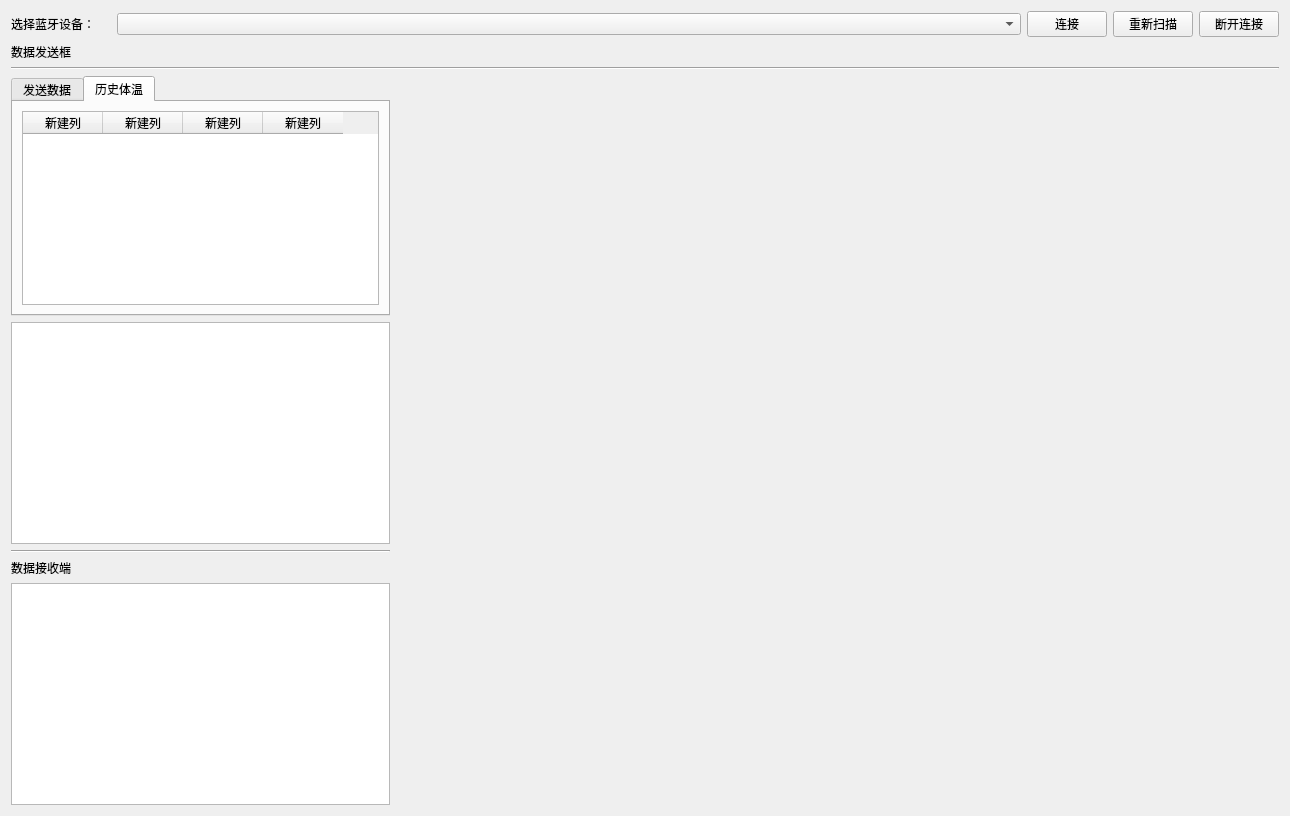
<?xml version="1.0" encoding="UTF-8"?>
<ui version="4.0">
 <class>Form</class>
 <widget class="QWidget" name="Form">
  <property name="geometry">
   <rect>
    <x>0</x>
    <y>0</y>
    <width>1290</width>
    <height>816</height>
   </rect>
  </property>
  <property name="windowTitle">
   <string>Form</string>
  </property>
  <layout class="QVBoxLayout" name="verticalLayout_4">
   <item>
    <layout class="QVBoxLayout" name="verticalLayout_3">
     <item>
      <layout class="QHBoxLayout" name="horizontalLayout" stretch="1,9,0,0,0">
       <item>
        <widget class="QLabel" name="label">
         <property name="text">
          <string>选择蓝牙设备：</string>
         </property>
        </widget>
       </item>
       <item>
        <widget class="QComboBox" name="comboBox"/>
       </item>
       <item>
        <widget class="QPushButton" name="connectButton">
         <property name="text">
          <string>连接</string>
         </property>
        </widget>
       </item>
       <item>
        <widget class="QPushButton" name="scanButton">
         <property name="text">
          <string>重新扫描</string>
         </property>
        </widget>
       </item>
       <item>
        <widget class="QPushButton" name="disconnectButton">
         <property name="text">
          <string>断开连接</string>
         </property>
        </widget>
       </item>
      </layout>
     </item>
     <item>
      <layout class="QHBoxLayout" name="horizontalLayout_4">
       <item>
        <widget class="QLabel" name="label_2">
         <property name="text">
          <string>数据发送框</string>
         </property>
        </widget>
       </item>
       <item>
        <widget class="QLabel" name="label_tip">
         <property name="text">
          <string/>
         </property>
        </widget>
       </item>
      </layout>
     </item>
     <item>
      <widget class="Line" name="line">
       <property name="orientation">
        <enum>Qt::Horizontal</enum>
       </property>
      </widget>
     </item>
    </layout>
   </item>
   <item>
    <layout class="QHBoxLayout" name="horizontalLayout_5" stretch="3,7">
     <item>
      <layout class="QVBoxLayout" name="verticalLayout">
       <item>
        <layout class="QHBoxLayout" name="horizontalLayout_2" stretch="0">
         <item>
          <widget class="QTabWidget" name="tabWidget">
           <property name="currentIndex">
            <number>1</number>
           </property>
           <widget class="QWidget" name="tab">
            <attribute name="title">
             <string>发送数据</string>
            </attribute>
            <layout class="QHBoxLayout" name="horizontalLayout_7">
             <item>
              <widget class="QPlainTextEdit" name="sendTextEdit"/>
             </item>
            </layout>
           </widget>
           <widget class="QWidget" name="tab_2">
            <attribute name="title">
             <string>历史体温</string>
            </attribute>
            <layout class="QHBoxLayout" name="horizontalLayout_8">
             <item>
              <widget class="QTableWidget" name="tableWidget">
               <attribute name="horizontalHeaderDefaultSectionSize">
                <number>80</number>
               </attribute>
               <column>
                <property name="text">
                 <string>新建列</string>
                </property>
               </column>
               <column>
                <property name="text">
                 <string>新建列</string>
                </property>
               </column>
               <column>
                <property name="text">
                 <string>新建列</string>
                </property>
               </column>
               <column>
                <property name="text">
                 <string>新建列</string>
                </property>
               </column>
              </widget>
             </item>
            </layout>
           </widget>
          </widget>
         </item>
        </layout>
       </item>
       <item>
        <widget class="QTreeView" name="treeView"/>
       </item>
       <item>
        <widget class="Line" name="line_2">
         <property name="orientation">
          <enum>Qt::Horizontal</enum>
         </property>
        </widget>
       </item>
       <item>
        <widget class="QLabel" name="label_3">
         <property name="text">
          <string>数据接收端</string>
         </property>
        </widget>
       </item>
       <item>
        <layout class="QVBoxLayout" name="verticalLayout_2" stretch="0">
         <property name="spacing">
          <number>0</number>
         </property>
         <item>
          <widget class="QTextBrowser" name="recv_textBrowser">
           <property name="sizePolicy">
            <sizepolicy hsizetype="Expanding" vsizetype="Expanding">
             <horstretch>0</horstretch>
             <verstretch>3</verstretch>
            </sizepolicy>
           </property>
          </widget>
         </item>
        </layout>
       </item>
      </layout>
     </item>
     <item>
      <layout class="QHBoxLayout" name="horizontalLayout_3">
       <item>
        <widget class="MplWidget" name="mplwidget" native="true">
         <property name="sizePolicy">
          <sizepolicy hsizetype="Preferred" vsizetype="Preferred">
           <horstretch>0</horstretch>
           <verstretch>0</verstretch>
          </sizepolicy>
         </property>
        </widget>
       </item>
      </layout>
     </item>
    </layout>
   </item>
  </layout>
 </widget>
 <customwidgets>
  <customwidget>
   <class>MplWidget</class>
   <extends>QWidget</extends>
   <header>mplwidget.h</header>
   <container>1</container>
  </customwidget>
 </customwidgets>
 <resources/>
 <connections/>
</ui>
